Frame 1 (no input): blank canvas, image omitted
Frame 60 (no input): blank canvas, image omitted
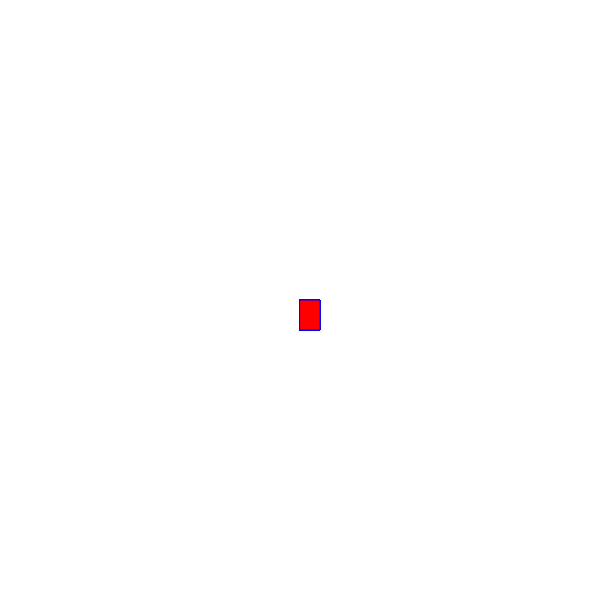
Frame 120 (the mouse pressed at the canvas centre since frame 60)

The p5.js sketch whose frames 1 and 60 were blank and that drew this single picture after the mouse press (run headless with seeded random() and noise() and a simulated clock; from frame 60 on, the mouse is pressed at the canvas centre):

// p5.js sketch
// ── sketch.js
function setup() {
  createCanvas(600, 600);
  background("white");
}

function draw() {
  
  stroke ("blue")
  fill ("red")
  
  //console.log(mouseIsPressed)
  
   if(mouseIsPressed) {
     rect (mouseX, mouseY, 20, 30)
  }
}
